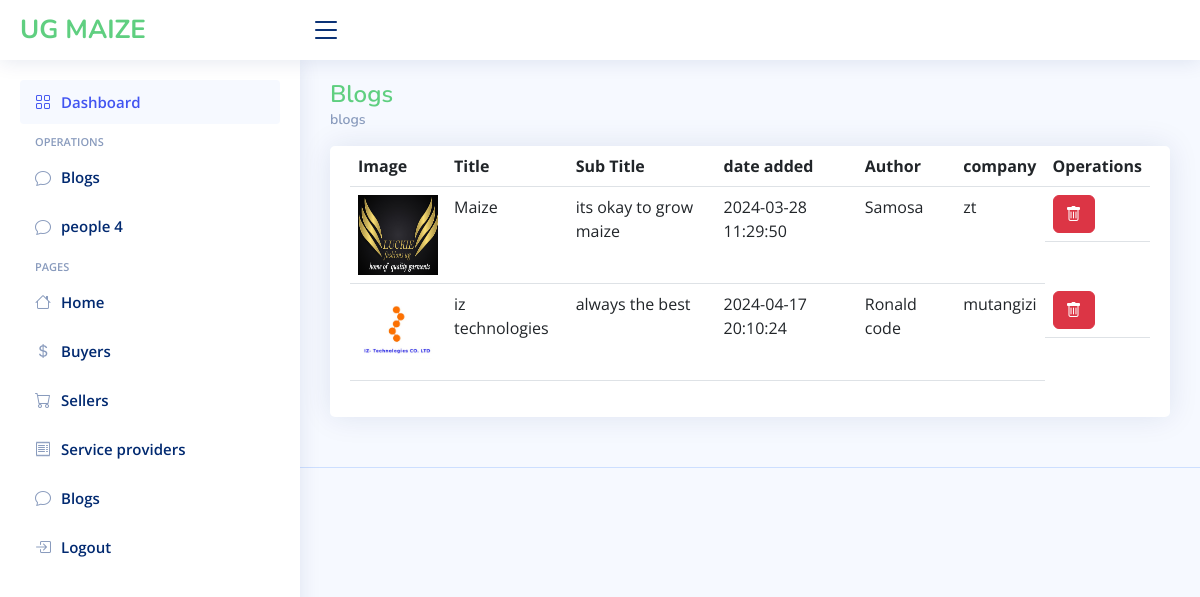
The page /blog.php on the database as committed earlier.
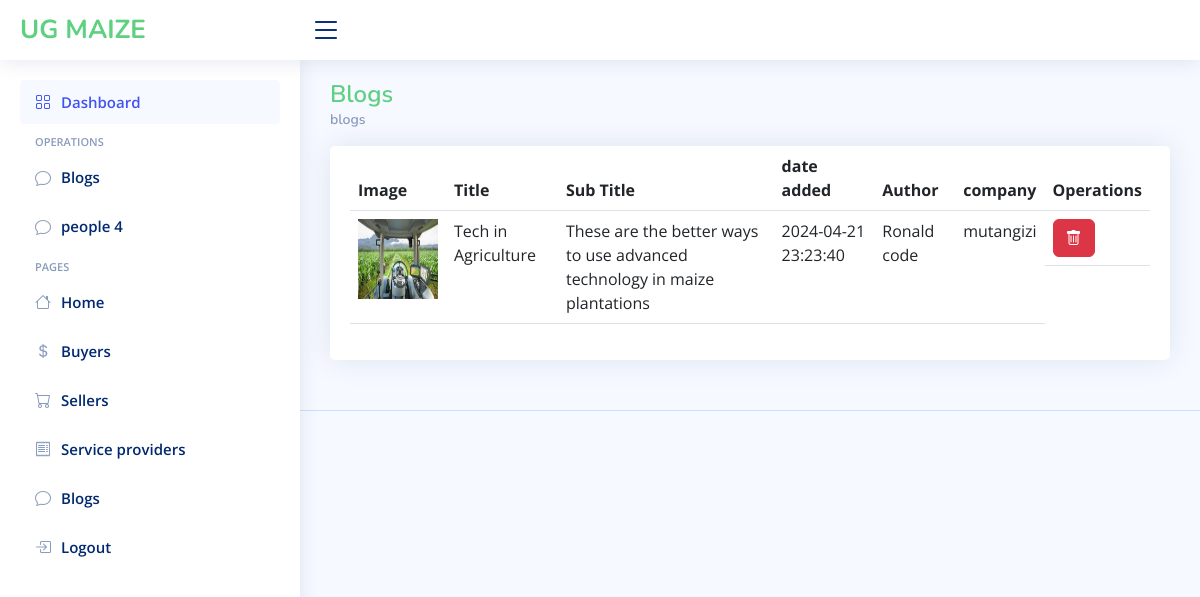
The same page on the database as committed later.
### tables this page shows
CREATE TABLE `blogs` (
  `blog_id` int(11) NOT NULL,
  `title` varchar(200) DEFAULT NULL,
  `body` varchar(1000) DEFAULT NULL,
  `date` datetime DEFAULT current_timestamp(),
  `image` varchar(200) DEFAULT NULL,
  `addedBy` int(11) DEFAULT NULL
);

CREATE TABLE `users` (
  `id` int(11) NOT NULL,
  `name` varchar(500) DEFAULT NULL,
  `email` varchar(100) DEFAULT NULL,
  `password` varchar(500) DEFAULT NULL,
  `role` varchar(100) DEFAULT 'buyer',
  `image` varchar(200) DEFAULT NULL,
  `company` varchar(200) DEFAULT NULL,
  `description` varchar(1000) DEFAULT NULL,
  `logo` varchar(100) DEFAULT NULL,
  `motto` varchar(1000) DEFAULT NULL,
  `website` varchar(1000) DEFAULT NULL,
  `contact` int(11) DEFAULT NULL,
  `location` varchar(1000) DEFAULT NULL,
  `dateAdded` datetime DEFAULT current_timestamp(),
  `admin` tinyint(1) DEFAULT 0
);

### blog.php (the view, shortened to what this page needs)
<?php
include './dbinit.php';
  $sql="select blogs.blog_id, blogs.title, blogs.body, blogs.date, blogs.image, blogs.addedBy,
  users.name, users.company from blogs
  INNER JOIN users ON blogs.addedBy = users.id";
  $results =mysqli_query($conn,$sql);
  $blogs=mysqli_fetch_all($results,MYSQLI_ASSOC);
?>
<!DOCTYPE html>
<html lang="en">
<head>
  <link href="assets2/vendor/bootstrap/css/bootstrap.min.css" rel="stylesheet">
  <link href="assets2/vendor/bootstrap-icons/bootstrap-icons.css" rel="stylesheet">
  <link href="assets2/vendor/boxicons/css/boxicons.min.css" rel="stylesheet">
  <link href="assets2/vendor/quill/quill.snow.css" rel="stylesheet">
  <link href="assets2/vendor/quill/quill.bubble.css" rel="stylesheet">
  <link href="assets2/vendor/remixicon/remixicon.css" rel="stylesheet">
  <link href="assets2/vendor/simple-datatables/style.css" rel="stylesheet">
  <link href="assets2/css/style.css" rel="stylesheet">
</head>
<body>
  <header id="header" class="header fixed-top d-flex align-items-center">
    <div class="d-flex align-items-center justify-content-between">
      <a href="index.php" class="logo d-flex align-items-center">
        <span class="d-none d-lg-block" style="color: #5fcf80;">UG MAIZE</span>
      </a>
      <i class="bi bi-list toggle-sidebar-btn"></i>
    </div>
  </header>
  <?php include 'sidebar.php'  ?>
  <main id="main" class="main">
    <div class="pagetitle">
      <h1 style="color: #5fcf80;">Blogs</h1>
      <nav>
        <ol class="breadcrumb">
          <li class="breadcrumb-item"><a href="blogs.php">blogs</a></li>
        </ol>
      </nav>
    </div>
    <section class="section">
      <div class="row">
        <div class="col-lg-12">
          <div class="card">
            <div class="card-body">
              <table class="table datatable">
                <thead>
                  <tr>
                    <th scope="col">Image</th>
                    <th scope="col">Title</th>
                    <th scope="col">Sub Title</th>
                    <th scope="col">date added</th>
                    <th scope="col">Author</th>
                    <th scope="col">company</th>
                    <th scope="col">Operations</th>
                  </tr>
                </thead>
                <tbody>
                  <?php foreach ($blogs as $blog) {?>
                    <tr>
                    <th scope="row">
                      <img src="blogs/<?php echo $blog['image']?>" style="width: 80px; height: 80px;">
                    </th>
                    <td><?php echo $blog['title']?></td>
                    <td><?php echo $blog['body']?></td>
                    <td><?php echo $blog['date']?></td>
                    <td><?php echo $blog['name']?></td>
                    <td><?php echo $blog['company']?></td>
                    <td class='d-flex'>
                       <a href="?deleteid=<?php echo $blog['blog_id']?>" class="btn btn-danger"><span class="bi bi-trash"></span></a>
                    </td>
                  </tr>
                  <?php } ?>
              </table>
            </div>
          </div>
        </div>
      </div>
    </section>
  </main>
  <footer id="footer" class="footer">
  </footer>
</body>
</html>

Rows that differ between the two databases and show on the page:
removed blogs: image (picture), title "Maize", body "its okay to grow maize", date "2024-03-28 11:29:50", addedBy.name "Samosa", addedBy.company "zt"
removed blogs: image (picture), title "iz technologies", body "always the best", date "2024-04-17 20:10:24", addedBy.name "Ronald code", addedBy.company "mutangizi"
added blogs: image (picture), title "Tech in Agriculture", body "These are the better ways to use advanced technology in maize plantations", date "2024-04-21 23:23:40", addedBy.name "Ronald code", addedBy.company "mutangizi"
